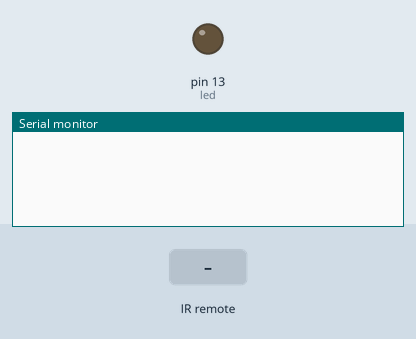
This sketch was run on a simulated Arduino Uno, built with avr-gcc and run on an emulated ATmega328P. On the bench: output pins drawn as LEDs (lit = HIGH), the last lines printed to the serial monitor. The test bench sets the inputs (shaded band).

Above: at 1.2 s.
1.3 s: infrared code 0x41 received
At 1.8 s:
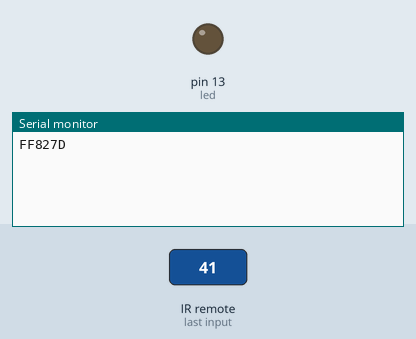
2.8 s: infrared code 0x42 received
At 4.2 s:
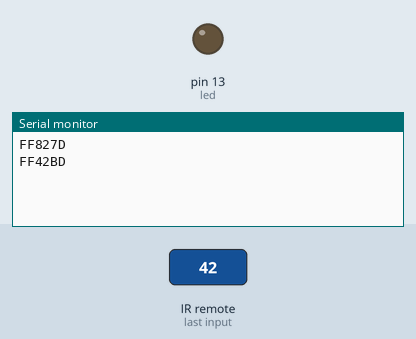

The sketch:

Remote.ino
```cpp
#include <IRremote.h>

int RECV_PIN = 11;
int led=13;

IRrecv irrecv(RECV_PIN);
decode_results results;

void setup()
{
  Serial.begin(9600);
  irrecv.enableIRIn();
  pinMode(led, OUTPUT);
  digitalWrite(led, LOW);
}

void loop() {

  if (irrecv.decode(&results)) {
    if (results.value==0x41) digitalWrite(led, HIGH);
    if (results.value==0x42) digitalWrite(led, LOW);
    Serial.println(results.value, HEX);
    irrecv.resume();
  }
}
```

Measured:
- after the input at 1.3 s, the serial monitor: prints a new line at once (image 1)
- after the input at 2.8 s, the serial monitor: prints a new line at once (image 2)
